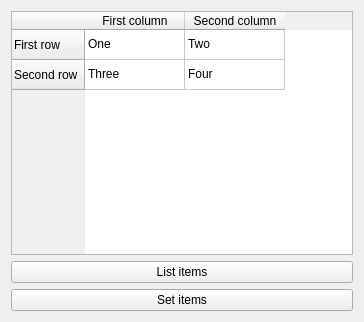
<?xml version="1.0" encoding="UTF-8"?>
<ui version="4.0">
 <class>Widget</class>
 <widget class="QWidget" name="Widget">
  <property name="geometry">
   <rect>
    <x>0</x>
    <y>0</y>
    <width>364</width>
    <height>322</height>
   </rect>
  </property>
  <property name="windowTitle">
   <string>Widget</string>
  </property>
  <layout class="QVBoxLayout" name="verticalLayout">
   <item>
    <widget class="QTableWidget" name="tableWidget">
     <row>
      <property name="text">
       <string>First row</string>
      </property>
     </row>
     <row>
      <property name="text">
       <string>Second row</string>
      </property>
     </row>
     <column>
      <property name="text">
       <string>First column</string>
      </property>
     </column>
     <column>
      <property name="text">
       <string>Second column</string>
      </property>
     </column>
     <item row="0" column="0">
      <property name="text">
       <string>One</string>
      </property>
     </item>
     <item row="0" column="1">
      <property name="text">
       <string>Two</string>
      </property>
     </item>
     <item row="1" column="0">
      <property name="text">
       <string>Three</string>
      </property>
     </item>
     <item row="1" column="1">
      <property name="text">
       <string>Four</string>
      </property>
     </item>
    </widget>
   </item>
   <item>
    <widget class="QPushButton" name="pushButtonListItems">
     <property name="text">
      <string>List items</string>
     </property>
    </widget>
   </item>
   <item>
    <widget class="QPushButton" name="pushButtonSetItems">
     <property name="text">
      <string>Set items</string>
     </property>
    </widget>
   </item>
  </layout>
 </widget>
 <resources/>
 <connections/>
</ui>
